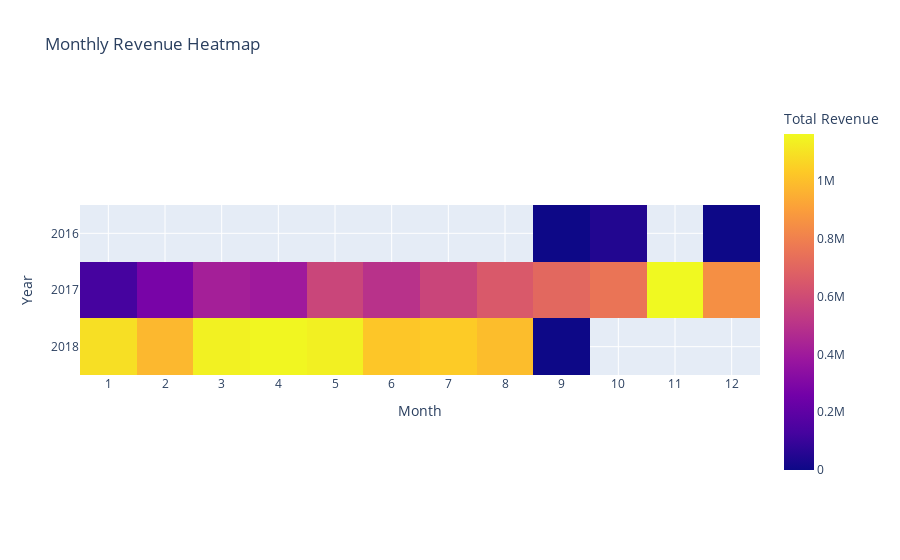
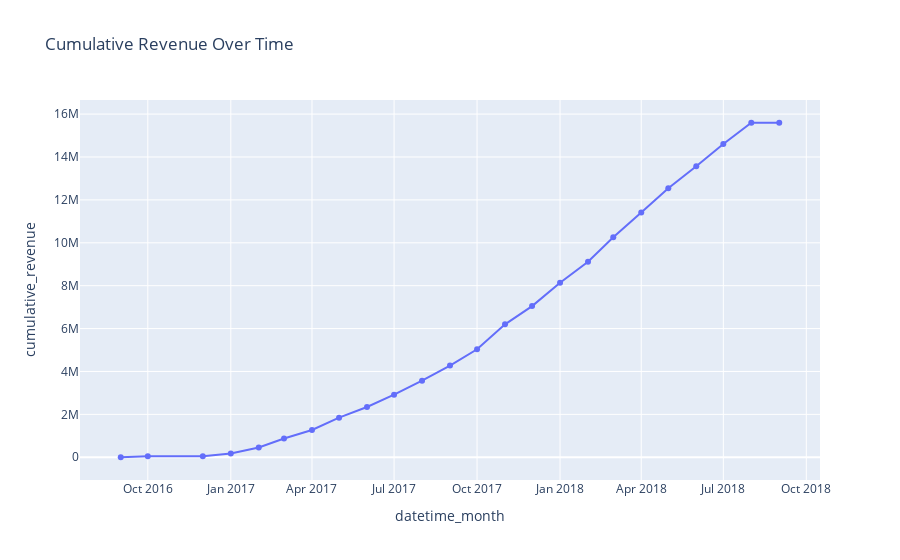
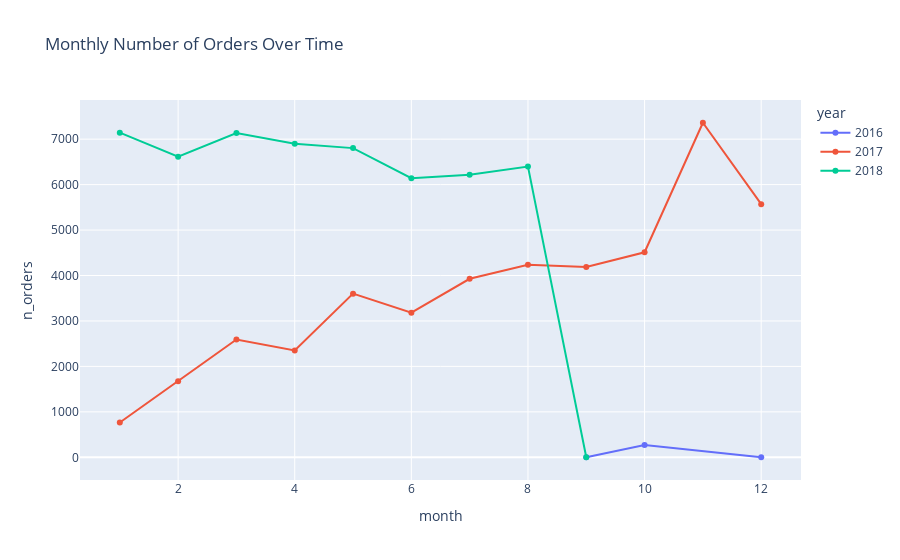

The code cell stored with these charts, in order, in its notebook:
### Markdown cell above
### Monthly revenue

Of interest to any online retailer is the monthly revenue. Here, we visualize it as a heatmap and the number of orders as a grouped line chart. Additionally, the plot of the cumulative revenue tells us the performance of sales over the years.

### Code cell
with engine.connect() as conn:
    df_monthly_revenue = pl.read_database("SELECT * FROM olist.monthly_revenue", conn)
    df_monthly_revenue = df_monthly_revenue.with_columns(pl.col("datetime_month").dt.month().alias("month"))
    df_monthly_revenue = df_monthly_revenue.with_columns(pl.col("datetime_month").dt.year().alias("year"))
    df_monthly_revenue = df_monthly_revenue.with_columns(pl.col("total_revenue").cum_sum().alias("cumulative_revenue"))

    # As a heatmap
    df_pivot = df_monthly_revenue.to_pandas().pivot(values="total_revenue", index="year", columns="month")
    px.imshow(df_pivot.to_numpy(), 
              labels={"x": "Month", "y": "Year", "color": "Total Revenue"}, 
              x=df_pivot.columns.astype(str), 
              y=df_pivot.index.astype(str),
              title="Monthly Revenue Heatmap").show()

    px.line(df_monthly_revenue, x="datetime_month", y="cumulative_revenue", title="Cumulative Revenue Over Time", markers=True).show()

    px.line(df_monthly_revenue, x="month", y="n_orders", color="year", title="Monthly Number of Orders Over Time", markers=True).show()

### Figure 1 — Plotly figure (JSON) as saved in the notebook; plotly's stock layout.template omitted (floating-point values rounded to 4 significant figures)
{"data": [{"coloraxis": "coloraxis", "hovertemplate": "Month: %{x}<br>Year: %{y}<br>Total Revenue: %{z}<extra></extra>", "name": "0", "type": "heatmap", "x": ["1", "2", "3", "4", "5", "6", "7", "8", "9", "10", "11", "12"], "xaxis": "x", "y": ["2016", "2017", "2018"], "yaxis": "y", "z": [[null, null, null, null, null, null, null, null, 279.7, 47660.0, null, 19.62], [130400.0, 275500.0, 418900.0, 397300.0, 575900.0, 495900.0, 574900.0, 652300.0, 708500.0, 757500.0, 1162000.0, 850600.0], [1090000.0, 977800.0, 1141000.0, 1153000.0, 1138000.0, 1020000.0, 1036000.0, 993900.0, 166.5, null, null, null]]}], "layout": {"coloraxis": {"colorbar": {"title": {"text": "Total Revenue"}}, "colorscale": [[0, "#0d0887"], [0.1111, "#46039f"], [0.2222, "#7201a8"], [0.3333, "#9c179e"], [0.4444, "#bd3786"], [0.5556, "#d8576b"], [0.6667, "#ed7953"], [0.7778, "#fb9f3a"], [0.8889, "#fdca26"], [1, "#f0f921"]]}, "title": {"text": "Monthly Revenue Heatmap"}, "xaxis": {"anchor": "y", "constrain": "domain", "domain": [0, 1], "scaleanchor": "y", "title": {"text": "Month"}}, "yaxis": {"anchor": "x", "autorange": "reversed", "constrain": "domain", "domain": [0, 1], "title": {"text": "Year"}}}}

### Figure 2 — Plotly figure (JSON) as saved in the notebook; plotly's stock layout.template omitted (floating-point values rounded to 4 significant figures)
{"data": [{"hovertemplate": "datetime_month=%{x}<br>cumulative_revenue=%{y}<extra></extra>", "legendgroup": "", "line": {"color": "#636efa", "dash": "solid"}, "marker": {"symbol": "circle"}, "mode": "lines+markers", "name": "", "orientation": "v", "showlegend": false, "type": "scatter", "x": ["2016-09-01T00:00:00.000000", "2016-10-01T00:00:00.000000", "2016-12-01T00:00:00.000000", "2017-01-01T00:00:00.000000", "2017-02-01T00:00:00.000000", "2017-03-01T00:00:00.000000", "2017-04-01T00:00:00.000000", "2017-05-01T00:00:00.000000", "2017-06-01T00:00:00.000000", "2017-07-01T00:00:00.000000", "2017-08-01T00:00:00.000000", "2017-09-01T00:00:00.000000", "2017-10-01T00:00:00.000000", "2017-11-01T00:00:00.000000", "2017-12-01T00:00:00.000000", "2018-01-01T00:00:00.000000", "2018-02-01T00:00:00.000000", "2018-03-01T00:00:00.000000", "2018-04-01T00:00:00.000000", "2018-05-01T00:00:00.000000", "2018-06-01T00:00:00.000000", "2018-07-01T00:00:00.000000", "2018-08-01T00:00:00.000000", "2018-09-01T00:00:00.000000"], "xaxis": "x", "y": [279.7, 47940.0, 47960.0, 178400.0, 453900.0, 872800.0, 1270000.0, 1846000.0, 2342000.0, 2917000.0, 3569000.0, 4278000.0, 5035000.0, 6197000.0, 7048000.0, 8137000.0, 9115000.0, 10260000.0, 11410000.0, 12550000.0, 13570000.0, 14600000.0, 15600000.0, 15600000.0], "yaxis": "y"}], "layout": {"legend": {"tracegroupgap": 0}, "title": {"text": "Cumulative Revenue Over Time"}, "xaxis": {"anchor": "y", "domain": [0, 1], "title": {"text": "datetime_month"}}, "yaxis": {"anchor": "x", "domain": [0, 1], "title": {"text": "cumulative_revenue"}}}}

### Figure 3 — Plotly figure (JSON) as saved in the notebook; plotly's stock layout.template omitted (floating-point values rounded to 4 significant figures)
{"data": [{"hovertemplate": "year=2016<br>month=%{x}<br>n_orders=%{y}<extra></extra>", "legendgroup": "2016", "line": {"color": "#636efa", "dash": "solid"}, "marker": {"symbol": "circle"}, "mode": "lines+markers", "name": "2016", "orientation": "v", "showlegend": true, "type": "scatter", "x": [9, 10, 12], "xaxis": "x", "y": [2, 272, 1], "yaxis": "y"}, {"hovertemplate": "year=2017<br>month=%{x}<br>n_orders=%{y}<extra></extra>", "legendgroup": "2017", "line": {"color": "#EF553B", "dash": "solid"}, "marker": {"symbol": "circle"}, "mode": "lines+markers", "name": "2017", "orientation": "v", "showlegend": true, "type": "scatter", "x": [1, 2, 3, 4, 5, 6, 7, 8, 9, 10, 11, 12], "xaxis": "x", "y": [766, 1674, 2591, 2352, 3601, 3182, 3928, 4234, 4188, 4511, 7361, 5570], "yaxis": "y"}, {"hovertemplate": "year=2018<br>month=%{x}<br>n_orders=%{y}<extra></extra>", "legendgroup": "2018", "line": {"color": "#00cc96", "dash": "solid"}, "marker": {"symbol": "circle"}, "mode": "lines+markers", "name": "2018", "orientation": "v", "showlegend": true, "type": "scatter", "x": [1, 2, 3, 4, 5, 6, 7, 8, 9], "xaxis": "x", "y": [7143, 6612, 7136, 6897, 6803, 6142, 6219, 6398, 1], "yaxis": "y"}], "layout": {"legend": {"title": {"text": "year"}, "tracegroupgap": 0}, "title": {"text": "Monthly Number of Orders Over Time"}, "xaxis": {"anchor": "y", "domain": [0, 1], "title": {"text": "month"}}, "yaxis": {"anchor": "x", "domain": [0, 1], "title": {"text": "n_orders"}}}}
